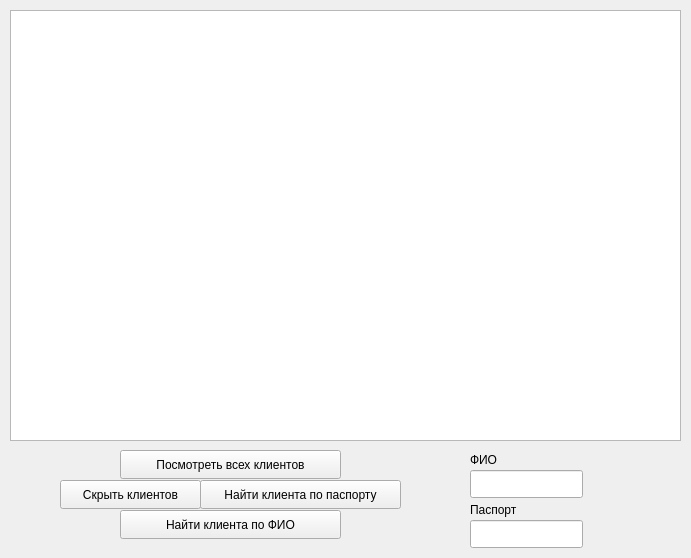
<?xml version="1.0" encoding="UTF-8"?>
<ui version="4.0">
 <class>clientswindow</class>
 <widget class="QWidget" name="clientswindow">
  <property name="geometry">
   <rect>
    <x>0</x>
    <y>0</y>
    <width>691</width>
    <height>558</height>
   </rect>
  </property>
  <property name="windowTitle">
   <string>Form</string>
  </property>
  <widget class="QTableWidget" name="tableWidget">
   <property name="geometry">
    <rect>
     <x>10</x>
     <y>10</y>
     <width>671</width>
     <height>431</height>
    </rect>
   </property>
  </widget>
  <widget class="QPushButton" name="pushButton">
   <property name="geometry">
    <rect>
     <x>60</x>
     <y>480</y>
     <width>141</width>
     <height>29</height>
    </rect>
   </property>
   <property name="text">
    <string>Скрыть клиентов</string>
   </property>
  </widget>
  <widget class="QPushButton" name="pushButton_2">
   <property name="geometry">
    <rect>
     <x>200</x>
     <y>480</y>
     <width>201</width>
     <height>29</height>
    </rect>
   </property>
   <property name="text">
    <string>Найти клиента по паспорту</string>
   </property>
  </widget>
  <widget class="QPushButton" name="pushButton_3">
   <property name="geometry">
    <rect>
     <x>120</x>
     <y>510</y>
     <width>221</width>
     <height>29</height>
    </rect>
   </property>
   <property name="text">
    <string>Найти клиента по ФИО</string>
   </property>
  </widget>
  <widget class="QLineEdit" name="lineEdit">
   <property name="geometry">
    <rect>
     <x>470</x>
     <y>470</y>
     <width>113</width>
     <height>28</height>
    </rect>
   </property>
  </widget>
  <widget class="QLabel" name="label">
   <property name="geometry">
    <rect>
     <x>470</x>
     <y>450</y>
     <width>63</width>
     <height>20</height>
    </rect>
   </property>
   <property name="text">
    <string>ФИО</string>
   </property>
  </widget>
  <widget class="QLabel" name="label_2">
   <property name="geometry">
    <rect>
     <x>470</x>
     <y>500</y>
     <width>63</width>
     <height>20</height>
    </rect>
   </property>
   <property name="text">
    <string>Паспорт</string>
   </property>
  </widget>
  <widget class="QLineEdit" name="lineEdit_2">
   <property name="geometry">
    <rect>
     <x>470</x>
     <y>520</y>
     <width>113</width>
     <height>28</height>
    </rect>
   </property>
  </widget>
  <widget class="QPushButton" name="pushButton_5">
   <property name="geometry">
    <rect>
     <x>120</x>
     <y>450</y>
     <width>221</width>
     <height>29</height>
    </rect>
   </property>
   <property name="text">
    <string>Посмотреть всех клиентов</string>
   </property>
  </widget>
 </widget>
 <resources/>
 <connections/>
</ui>
